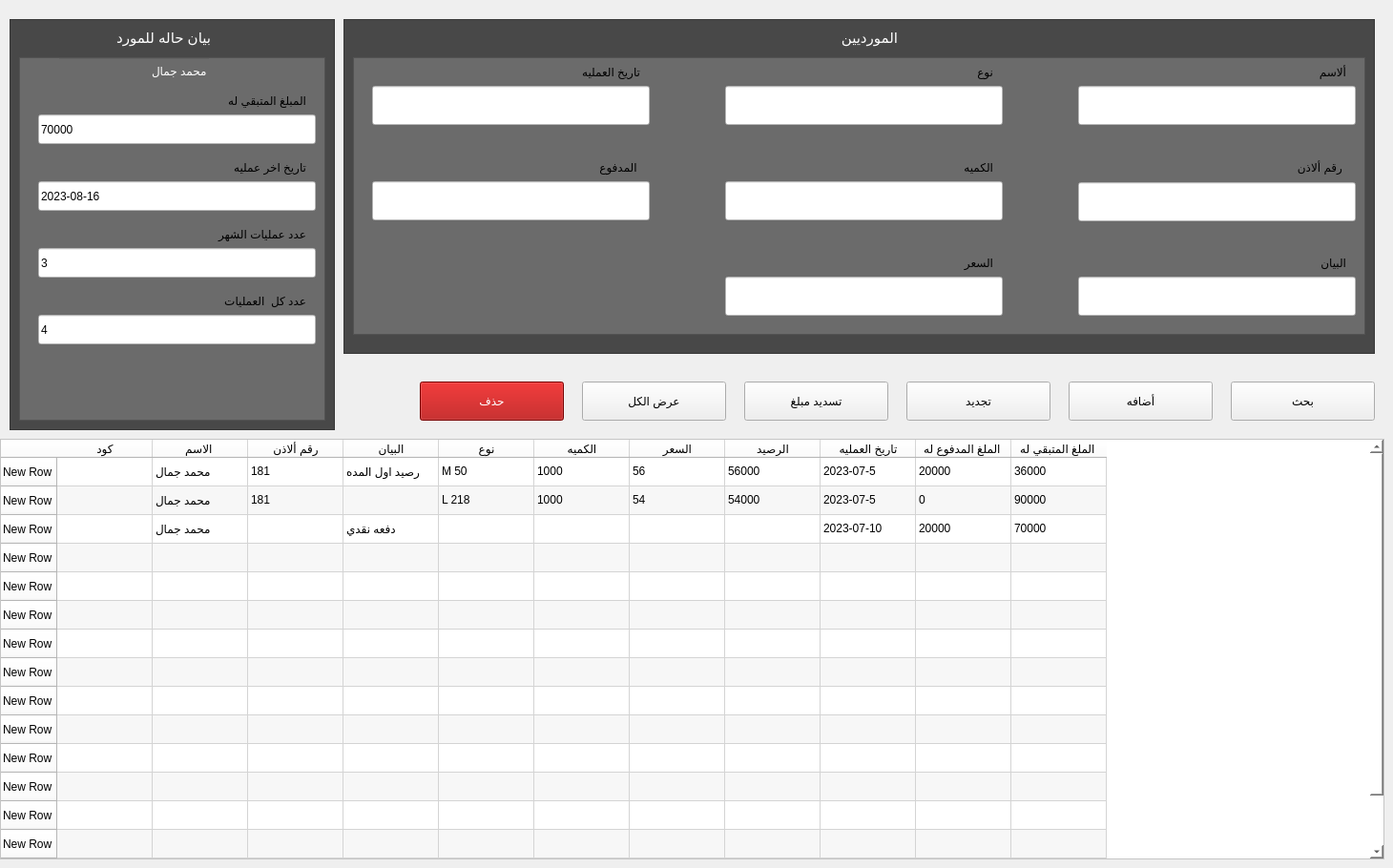
   <widget class="QWidget" name="tab_4">
    <attribute name="title">
     <string>الموردين</string>
    </attribute>
    <widget class="QGraphicsView" name="graphicsView_41">
     <property name="geometry">
      <rect>
       <x>360</x>
       <y>20</y>
       <width>1081</width>
       <height>351</height>
      </rect>
     </property>
     <property name="styleSheet">
      <string notr="true">background-color: rgb(72, 72, 72);
</string>
     </property>
    </widget>
    <widget class="QPushButton" name="subscription_men_sahowall_btn_3">
     <property name="geometry">
      <rect>
       <x>610</x>
       <y>400</y>
       <width>151</width>
       <height>41</height>
      </rect>
     </property>
     <property name="styleSheet">
      <string notr="true">.QPushButton:hover {
	background:linear-gradient(to bottom, #ccc2a6 5%, #eae0c2 100%);
	
	color: rgb(0, 0, 0);
		
	background-color: rgb(255, 255, 255);
	border-color: rgb(38, 38, 38);

}
.QPushButton:active {
	position:relative;
	top:1px;
}</string>
     </property>
     <property name="text">
      <string>عرض الكل</string>
     </property>
    </widget>
    <widget class="QPushButton" name="subscription_men_barcode_search_btn_3">
     <property name="geometry">
      <rect>
       <x>780</x>
       <y>400</y>
       <width>151</width>
       <height>41</height>
      </rect>
     </property>
     <property name="styleSheet">
      <string notr="true">.QPushButton:hover {
	background:linear-gradient(to bottom, #ccc2a6 5%, #eae0c2 100%);
	
	color: rgb(0, 0, 0);
		
	background-color: rgb(255, 255, 255);
	border-color: rgb(38, 38, 38);

}
.QPushButton:active {
	position:relative;
	top:1px;
}</string>
     </property>
     <property name="text">
      <string>تسديد مبلغ</string>
     </property>
    </widget>
    <widget class="QTableWidget" name="tableWidget_3">
     <property name="geometry">
      <rect>
       <x>0</x>
       <y>460</y>
       <width>1451</width>
       <height>441</height>
      </rect>
     </property>
     <property name="styleSheet">
      <string notr="true">background-color: rgb(255, 255, 255);</string>
     </property>
     <property name="verticalScrollBarPolicy">
      <enum>Qt::ScrollBarAsNeeded</enum>
     </property>
     <property name="sizeAdjustPolicy">
      <enum>QAbstractScrollArea::AdjustIgnored</enum>
     </property>
     <property name="autoScroll">
      <bool>false</bool>
     </property>
     <property name="tabKeyNavigation">
      <bool>true</bool>
     </property>
     <property name="showDropIndicator" stdset="0">
      <bool>true</bool>
     </property>
     <property name="alternatingRowColors">
      <bool>true</bool>
     </property>
     <property name="selectionMode">
      <enum>QAbstractItemView::ExtendedSelection</enum>
     </property>
     <property name="horizontalScrollMode">
      <enum>QAbstractItemView::ScrollPerPixel</enum>
     </property>
     <property name="showGrid">
      <bool>true</bool>
     </property>
     <property name="gridStyle">
      <enum>Qt::CustomDashLine</enum>
     </property>
     <property name="sortingEnabled">
      <bool>true</bool>
     </property>
     <property name="wordWrap">
      <bool>true</bool>
     </property>
     <row>
      <property name="text">
       <string>New Row</string>
      </property>
     </row>
     <row>
      <property name="text">
       <string>New Row</string>
      </property>
     </row>
     <row>
      <property name="text">
       <string>New Row</string>
      </property>
     </row>
     <row>
      <property name="text">
       <string>New Row</string>
      </property>
     </row>
     <row>
      <property name="text">
       <string>New Row</string>
      </property>
     </row>
     <row>
      <property name="text">
       <string>New Row</string>
      </property>
     </row>
     <row>
      <property name="text">
       <string>New Row</string>
      </property>
     </row>
     <row>
      <property name="text">
       <string>New Row</string>
      </property>
     </row>
     <row>
      <property name="text">
       <string>New Row</string>
      </property>
     </row>
     <row>
      <property name="text">
       <string>New Row</string>
      </property>
     </row>
     <row>
      <property name="text">
       <string>New Row</string>
      </property>
     </row>
     <row>
      <property name="text">
       <string>New Row</string>
      </property>
     </row>
     <row>
      <property name="text">
       <string>New Row</string>
      </property>
     </row>
     <row>
      <property name="text">
       <string>New Row</string>
      </property>
     </row>
     <row>
      <property name="text">
       <string>New Row</string>
      </property>
     </row>
     <row>
      <property name="text">
       <string>New Row</string>
      </property>
     </row>
     <column>
      <property name="text">
       <string>كود</string>
      </property>
     </column>
     <column>
      <property name="text">
       <string>الاسم </string>
      </property>
     </column>
     <column>
      <property name="text">
       <string>رقم ألاذن</string>
      </property>
     </column>
     <column>
      <property name="text">
       <string>البيان</string>
      </property>
     </column>
     <column>
      <property name="text">
       <string>نوع</string>
      </property>
     </column>
     <column>
      <property name="text">
       <string>الكميه</string>
      </property>
     </column>
     <column>
      <property name="text">
       <string>السعر</string>
      </property>
     </column>
     <column>
      <property name="text">
       <string>الرصيد</string>
      </property>
     </column>
     <column>
      <property name="text">
       <string>تاريخ العمليه</string>
      </property>
     </column>
     <column>
      <property name="text">
       <string>الملغ المدفوع له </string>
      </property>
     </column>
     <column>
      <property name="text">
       <string>الملغ المتبقي له </string>
      </property>
     </column>
     <item row="0" column="1">
      <property name="text">
       <string>محمد جمال</string>
      </property>
     </item>
     <item row="0" column="2">
      <property name="text">
       <string>181</string>
      </property>
     </item>
     <item row="0" column="3">
      <property name="text">
       <string>رصيد اول المده</string>
      </property>
     </item>
     <item row="0" column="4">
      <property name="text">
       <string>M 50</string>
      </property>
     </item>
     <item row="0" column="5">
      <property name="text">
       <string>1000</string>
      </property>
     </item>
     <item row="0" column="6">
      <property name="text">
       <string>56</string>
      </property>
     </item>
     <item row="0" column="7">
      <property name="text">
       <string>56000</string>
      </property>
     </item>
     <item row="0" column="8">
      <property name="text">
       <string>2023-07-5</string>
      </property>
     </item>
     <item row="0" column="9">
      <property name="text">
       <string>20000</string>
      </property>
     </item>
     <item row="0" column="10">
      <property name="text">
       <string>36000</string>
      </property>
     </item>
     <item row="1" column="1">
      <property name="text">
       <string>محمد جمال</string>
      </property>
     </item>
     <item row="1" column="2">
      <property name="text">
       <string>181</string>
      </property>
     </item>
     <item row="1" column="3">
      <property name="text">
       <string/>
      </property>
     </item>
     <item row="1" column="4">
      <property name="text">
       <string>L 218</string>
      </property>
     </item>
     <item row="1" column="5">
      <property name="text">
       <string>1000</string>
      </property>
     </item>
     <item row="1" column="6">
      <property name="text">
       <string>54</string>
      </property>
     </item>
     <item row="1" column="7">
      <property name="text">
       <string>54000</string>
      </property>
     </item>
     <item row="1" column="8">
      <property name="text">
       <string>2023-07-5</string>
      </property>
     </item>
     <item row="1" column="9">
      <property name="text">
       <string>0</string>
      </property>
     </item>
     <item row="1" column="10">
      <property name="text">
       <string>90000</string>
      </property>
     </item>
     <item row="2" column="1">
      <property name="text">
       <string>محمد جمال</string>
      </property>
     </item>
     <item row="2" column="3">
      <property name="text">
       <string>دفعه نقدي</string>
      </property>
     </item>
     <item row="2" column="7">
      <property name="text">
       <string/>
      </property>
     </item>
     <item row="2" column="8">
      <property name="text">
       <string>2023-07-10</string>
      </property>
     </item>
     <item row="2" column="9">
      <property name="text">
       <string>20000</string>
      </property>
     </item>
     <item row="2" column="10">
      <property name="text">
       <string>70000</string>
      </property>
     </item>
    </widget>
    <widget class="QPushButton" name="subscription_men_update_btn_3">
     <property name="geometry">
      <rect>
       <x>950</x>
       <y>400</y>
       <width>151</width>
       <height>41</height>
      </rect>
     </property>
     <property name="styleSheet">
      <string notr="true">.QPushButton:hover {
	background:linear-gradient(to bottom, #ccc2a6 5%, #eae0c2 100%);
	
	color: rgb(0, 0, 0);
		
	background-color: rgb(255, 255, 255);
	border-color: rgb(38, 38, 38);

}
.QPushButton:active {
	position:relative;
	top:1px;
}</string>
     </property>
     <property name="text">
      <string>تجديد</string>
     </property>
    </widget>
    <widget class="QPushButton" name="subscription_men_Delete_btn_3">
     <property name="geometry">
      <rect>
       <x>440</x>
       <y>400</y>
       <width>151</width>
       <height>41</height>
      </rect>
     </property>
     <property name="styleSheet">
      <string notr="true">.QPushButton{background-color: rgb(170, 0, 0);
color: rgb(255, 255, 255);
}

.QPushButton:hover {
	background:linear-gradient(to bottom, #ccc2a6 5%, #eae0c2 100%);
	
		
	background-color: rgb(255, 255, 255);
	color: rgb(0, 0, 0);
}</string>
     </property>
     <property name="text">
      <string>حذف</string>
     </property>
    </widget>
    <widget class="QPushButton" name="subscription_men_add_btn_3">
     <property name="geometry">
      <rect>
       <x>1120</x>
       <y>400</y>
       <width>151</width>
       <height>41</height>
      </rect>
     </property>
     <property name="styleSheet">
      <string notr="true">.QPushButton:hover {
	background:linear-gradient(to bottom, #ccc2a6 5%, #eae0c2 100%);
	
	color: rgb(0, 0, 0);
		
	background-color: rgb(255, 255, 255);
	border-color: rgb(0, 0, 0);

}
.QPushButton:active {
	position:relative;
	top:1px;
}</string>
     </property>
     <property name="text">
      <string>أضافه</string>
     </property>
    </widget>
    <widget class="QPushButton" name="subscription_men_search_btn_3">
     <property name="geometry">
      <rect>
       <x>1290</x>
       <y>400</y>
       <width>151</width>
       <height>41</height>
      </rect>
     </property>
     <property name="styleSheet">
      <string notr="true">
.QPushButton:hover {
	background:linear-gradient(to bottom, #ccc2a6 5%, #eae0c2 100%);
	
	color: rgb(0, 0, 0);
		
	background-color: rgb(255, 255, 255);
	border-color: rgb(38, 38, 38);

}
.QPushButton:active {
	position:relative;
	top:1px;
}</string>
     </property>
     <property name="text">
      <string>بحث</string>
     </property>
    </widget>
    <widget class="QLabel" name="label_62">
     <property name="geometry">
      <rect>
       <x>800</x>
       <y>30</y>
       <width>141</width>
       <height>20</height>
      </rect>
     </property>
     <property name="styleSheet">
      <string notr="true">background-color: transparent;
color: rgb(255, 255, 255);
font-size:15px;</string>
     </property>
     <property name="text">
      <string>المورديين</string>
     </property>
    </widget>
    <widget class="QGraphicsView" name="graphicsView_42">
     <property name="geometry">
      <rect>
       <x>370</x>
       <y>60</y>
       <width>1061</width>
       <height>291</height>
      </rect>
     </property>
     <property name="styleSheet">
      <string notr="true">background-color: rgb(136, 136, 136);
background-color: rgb(107, 107, 107);</string>
     </property>
    </widget>
    <widget class="QLineEdit" name="subscription_men_paid_LINE_3">
     <property name="geometry">
      <rect>
       <x>760</x>
       <y>290</y>
       <width>291</width>
       <height>41</height>
      </rect>
     </property>
     <property name="styleSheet">
      <string notr="true">	background-color: rgb(255, 255, 255);
</string>
     </property>
     <property name="text">
      <string/>
     </property>
    </widget>
    <widget class="QLabel" name="label_63">
     <property name="geometry">
      <rect>
       <x>1320</x>
       <y>260</y>
       <width>91</width>
       <height>31</height>
      </rect>
     </property>
     <property name="styleSheet">
      <string notr="true">background-color: transparent;
</string>
     </property>
     <property name="text">
      <string>البيان</string>
     </property>
    </widget>
    <widget class="QLineEdit" name="subscription_men_startdate_LINE_2">
     <property name="geometry">
      <rect>
       <x>390</x>
       <y>90</y>
       <width>291</width>
       <height>41</height>
      </rect>
     </property>
     <property name="styleSheet">
      <string notr="true">	background-color: rgb(255, 255, 255);
</string>
     </property>
     <property name="text">
      <string/>
     </property>
    </widget>
    <widget class="QLabel" name="label_31">
     <property name="geometry">
      <rect>
       <x>950</x>
       <y>260</y>
       <width>91</width>
       <height>31</height>
      </rect>
     </property>
     <property name="styleSheet">
      <string notr="true">background-color: transparent;
</string>
     </property>
     <property name="text">
      <string>السعر</string>
     </property>
    </widget>
    <widget class="QLineEdit" name="subscription_tab_men_code_LINE_2">
     <property name="geometry">
      <rect>
       <x>1130</x>
       <y>191</y>
       <width>291</width>
       <height>41</height>
      </rect>
     </property>
     <property name="styleSheet">
      <string notr="true">background-color: rgb(255, 255, 255);</string>
     </property>
     <property name="text">
      <string/>
     </property>
    </widget>
    <widget class="QLabel" name="label_34">
     <property name="geometry">
      <rect>
       <x>950</x>
       <y>160</y>
       <width>91</width>
       <height>31</height>
      </rect>
     </property>
     <property name="styleSheet">
      <string notr="true">background-color: transparent;
</string>
     </property>
     <property name="text">
      <string>الكميه</string>
     </property>
    </widget>
    <widget class="QLabel" name="label_35">
     <property name="geometry">
      <rect>
       <x>1346</x>
       <y>160</y>
       <width>61</width>
       <height>31</height>
      </rect>
     </property>
     <property name="styleSheet">
      <string notr="true">background-color: transparent;
</string>
     </property>
     <property name="text">
      <string>رقم ألاذن</string>
     </property>
    </widget>
    <widget class="QLabel" name="label_64">
     <property name="geometry">
      <rect>
       <x>580</x>
       <y>60</y>
       <width>91</width>
       <height>31</height>
      </rect>
     </property>
     <property name="styleSheet">
      <string notr="true">background-color: transparent;
</string>
     </property>
     <property name="text">
      <string>تاريخ العمليه</string>
     </property>
    </widget>
    <widget class="QLineEdit" name="subscription_men_total_moaney_LINE_2">
     <property name="geometry">
      <rect>
       <x>1130</x>
       <y>290</y>
       <width>291</width>
       <height>41</height>
      </rect>
     </property>
     <property name="styleSheet">
      <string notr="true">	background-color: rgb(255, 255, 255);
</string>
     </property>
     <property name="text">
      <string/>
     </property>
    </widget>
    <widget class="QLineEdit" name="subscription_men_paid_LINE_4">
     <property name="geometry">
      <rect>
       <x>760</x>
       <y>190</y>
       <width>291</width>
       <height>41</height>
      </rect>
     </property>
     <property name="styleSheet">
      <string notr="true">	background-color: rgb(255, 255, 255);
</string>
     </property>
     <property name="text">
      <string/>
     </property>
    </widget>
    <widget class="QLineEdit" name="subscription_tab_men_Name_LINE_2">
     <property name="geometry">
      <rect>
       <x>1130</x>
       <y>90</y>
       <width>291</width>
       <height>41</height>
      </rect>
     </property>
     <property name="styleSheet">
      <string notr="true">	background-color: rgb(255, 255, 255);
</string>
     </property>
     <property name="text">
      <string/>
     </property>
    </widget>
    <widget class="QLineEdit" name="subscription_men_phone_LINE_2">
     <property name="geometry">
      <rect>
       <x>760</x>
       <y>90</y>
       <width>291</width>
       <height>41</height>
      </rect>
     </property>
     <property name="styleSheet">
      <string notr="true">	background-color: rgb(255, 255, 255);
</string>
     </property>
     <property name="text">
      <string/>
     </property>
    </widget>
    <widget class="QLabel" name="label_65">
     <property name="geometry">
      <rect>
       <x>1360</x>
       <y>60</y>
       <width>51</width>
       <height>31</height>
      </rect>
     </property>
     <property name="styleSheet">
      <string notr="true">background-color: transparent;
</string>
     </property>
     <property name="text">
      <string>ألاسم</string>
     </property>
    </widget>
    <widget class="QLabel" name="label_66">
     <property name="geometry">
      <rect>
       <x>990</x>
       <y>60</y>
       <width>51</width>
       <height>31</height>
      </rect>
     </property>
     <property name="styleSheet">
      <string notr="true">background-color: transparent;
</string>
     </property>
     <property name="text">
      <string>نوع</string>
     </property>
    </widget>
    <widget class="QLineEdit" name="subscription_men_startdate_LINE_3">
     <property name="geometry">
      <rect>
       <x>390</x>
       <y>190</y>
       <width>291</width>
       <height>41</height>
      </rect>
     </property>
     <property name="styleSheet">
      <string notr="true">	background-color: rgb(255, 255, 255);
</string>
     </property>
     <property name="text">
      <string/>
     </property>
    </widget>
    <widget class="QLabel" name="label_67">
     <property name="geometry">
      <rect>
       <x>580</x>
       <y>160</y>
       <width>91</width>
       <height>31</height>
      </rect>
     </property>
     <property name="styleSheet">
      <string notr="true">background-color: transparent;
</string>
     </property>
     <property name="text">
      <string> المدفوع </string>
     </property>
    </widget>
    <widget class="QGraphicsView" name="graphicsView_45">
     <property name="geometry">
      <rect>
       <x>10</x>
       <y>20</y>
       <width>341</width>
       <height>431</height>
      </rect>
     </property>
     <property name="styleSheet">
      <string notr="true">background-color: rgb(72, 72, 72);
</string>
     </property>
    </widget>
    <widget class="QGraphicsView" name="graphicsView_46">
     <property name="geometry">
      <rect>
       <x>20</x>
       <y>60</y>
       <width>321</width>
       <height>381</height>
      </rect>
     </property>
     <property name="styleSheet">
      <string notr="true">background-color: rgb(136, 136, 136);
background-color: rgb(107, 107, 107);</string>
     </property>
    </widget>
    <widget class="QLineEdit" name="subscription_men_startdate_LINE_11">
     <property name="geometry">
      <rect>
       <x>40</x>
       <y>120</y>
       <width>291</width>
       <height>31</height>
      </rect>
     </property>
     <property name="styleSheet">
      <string notr="true">	background-color: rgb(255, 255, 255);
</string>
     </property>
     <property name="text">
      <string>70000</string>
     </property>
     <property name="readOnly">
      <bool>true</bool>
     </property>
    </widget>
    <widget class="QLineEdit" name="subscription_men_startdate_LINE_12">
     <property name="geometry">
      <rect>
       <x>40</x>
       <y>260</y>
       <width>291</width>
       <height>31</height>
      </rect>
     </property>
     <property name="styleSheet">
      <string notr="true">	background-color: rgb(255, 255, 255);
</string>
     </property>
     <property name="text">
      <string>3</string>
     </property>
     <property name="readOnly">
      <bool>true</bool>
     </property>
    </widget>
    <widget class="QLineEdit" name="subscription_men_startdate_LINE_13">
     <property name="geometry">
      <rect>
       <x>40</x>
       <y>330</y>
       <width>291</width>
       <height>31</height>
      </rect>
     </property>
     <property name="styleSheet">
      <string notr="true">	background-color: rgb(255, 255, 255);
</string>
     </property>
     <property name="text">
      <string>4</string>
     </property>
     <property name="readOnly">
      <bool>true</bool>
     </property>
    </widget>
    <widget class="QLineEdit" name="subscription_men_startdate_LINE_14">
     <property name="geometry">
      <rect>
       <x>40</x>
       <y>190</y>
       <width>291</width>
       <height>31</height>
      </rect>
     </property>
     <property name="styleSheet">
      <string notr="true">	background-color: rgb(255, 255, 255);
</string>
     </property>
     <property name="text">
      <string>2023-08-16</string>
     </property>
     <property name="readOnly">
      <bool>true</bool>
     </property>
    </widget>
    <widget class="QLabel" name="label_86">
     <property name="geometry">
      <rect>
       <x>190</x>
       <y>230</y>
       <width>131</width>
       <height>31</height>
      </rect>
     </property>
     <property name="styleSheet">
      <string notr="true">background-color: transparent;
</string>
     </property>
     <property name="text">
      <string>عدد عمليات الشهر</string>
     </property>
    </widget>
    <widget class="QLabel" name="label_87">
     <property name="geometry">
      <rect>
       <x>190</x>
       <y>90</y>
       <width>131</width>
       <height>31</height>
      </rect>
     </property>
     <property name="styleSheet">
      <string notr="true">background-color: transparent;
</string>
     </property>
     <property name="text">
      <string>المبلغ المتبقي له</string>
     </property>
    </widget>
    <widget class="QLineEdit" name="lineEdit_13">
     <property name="geometry">
      <rect>
       <x>60</x>
       <y>60</y>
       <width>161</width>
       <height>31</height>
      </rect>
     </property>
     <property name="styleSheet">
      <string notr="true">background-color: rgb(107, 107, 107);
border-color: rgb(107, 107, 107);
color: rgb(255, 255, 255);
font: 87 13pt &quot;Segoe UI Black&quot;;
background-color: transparent;
border-color: transparent;</string>
     </property>
     <property name="text">
      <string>محمد جمال</string>
     </property>
     <property name="readOnly">
      <bool>true</bool>
     </property>
    </widget>
    <widget class="QLabel" name="label_88">
     <property name="geometry">
      <rect>
       <x>190</x>
       <y>160</y>
       <width>131</width>
       <height>31</height>
      </rect>
     </property>
     <property name="styleSheet">
      <string notr="true">background-color: transparent;
</string>
     </property>
     <property name="text">
      <string>تاريخ اخر عمليه </string>
     </property>
    </widget>
    <widget class="QLabel" name="label_90">
     <property name="geometry">
      <rect>
       <x>190</x>
       <y>300</y>
       <width>131</width>
       <height>31</height>
      </rect>
     </property>
     <property name="styleSheet">
      <string notr="true">background-color: transparent;
</string>
     </property>
     <property name="text">
      <string>عدد كل  العمليات </string>
     </property>
    </widget>
    <widget class="QLabel" name="label_102">
     <property name="geometry">
      <rect>
       <x>80</x>
       <y>30</y>
       <width>141</width>
       <height>20</height>
      </rect>
     </property>
     <property name="styleSheet">
      <string notr="true">background-color: transparent;
color: rgb(255, 255, 255);
font-size:15px;</string>
     </property>
     <property name="text">
      <string>بيان حاله للمورد</string>
     </property>
    </widget>
   </widget>
